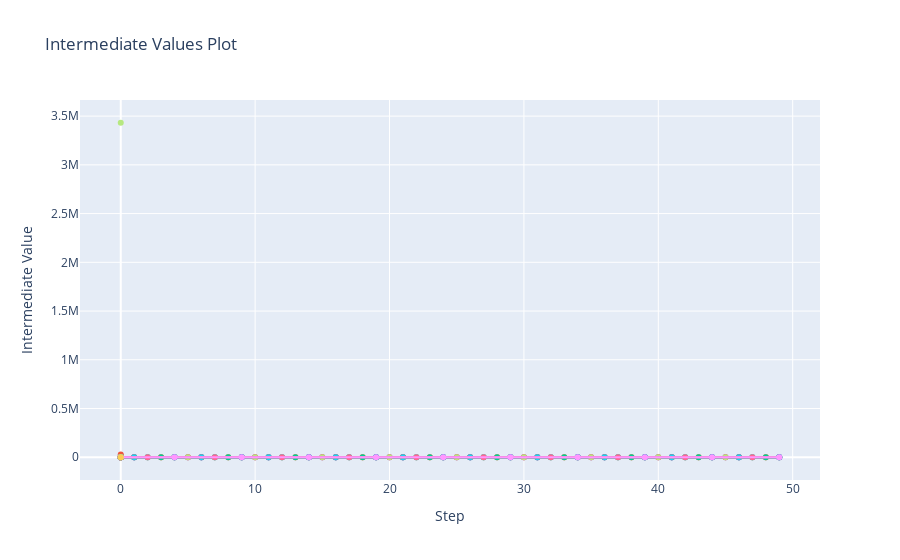

The notebook cell this image was saved under:
### Code cell
fig = optuna.visualization.plot_intermediate_values(study)
graph_path = pathlib.Path(f"../../figures/{params.MODEL_TYPE}/{params.MODEL_NAME}/")
# if path doesn't exist, make path with pathlib
graph_path.mkdir(parents=True, exist_ok=True)

graph_path = f"../../figures/{params.MODEL_TYPE}/{params.MODEL_NAME}/plot_intermediate_values_graph"
fig.write_image(pathlib.Path(f"{graph_path}.png"))
fig.show()
